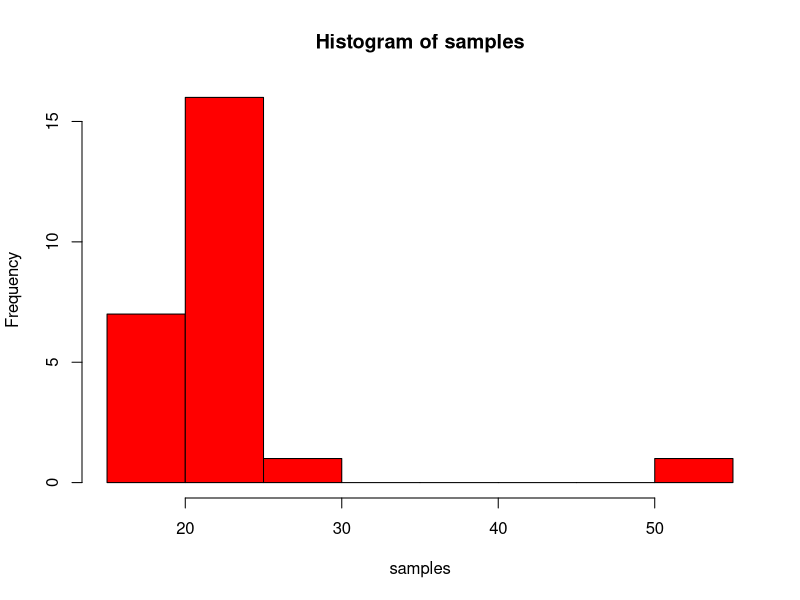

Reproduce this figure in R.
#
samples <- rnorm(24, mean = 21, sd = 3)
samples <- c(samples, 52.2)

hist(samples, col = "red")

mean <- mean(samples)
stdev <- sd(samples)
pintervals <- c(mean + stdev * 1:3)
mintervals <- c(mean - stdev * 1:3)

i1 <- sum(samples > mintervals[1] & samples < pintervals[1])
i2 <- sum(samples > mintervals[2] & samples < pintervals[2])
i3 <- sum(samples > mintervals[3] & samples < pintervals[3])

r <- range(samples)
range <- r[2] - r[1]
